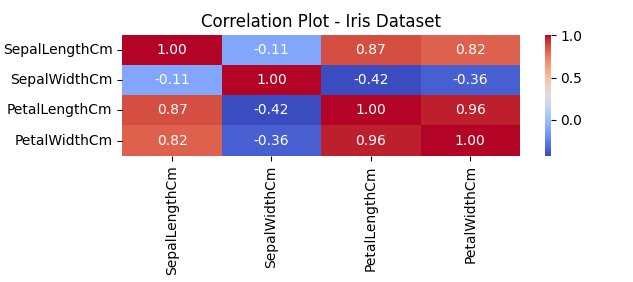

This figure's Python source:
import pandas as pd
import os
import pathlib as pl
import matplotlib.pyplot as plt
import seaborn as sb

script_dir = pl.Path(__file__).parent.absolute()
print(f"Script Directory: {script_dir}")
os.chdir(script_dir)

df = pd.read_csv("iris.csv")

# remove species column
del df["Species"], df["Id"]

corr_mat = df.corr()

sb.heatmap(corr_mat, annot=True, cmap="coolwarm", fmt='.2f')
plt.title("Correlation Plot - Iris Dataset")
plt.show()
